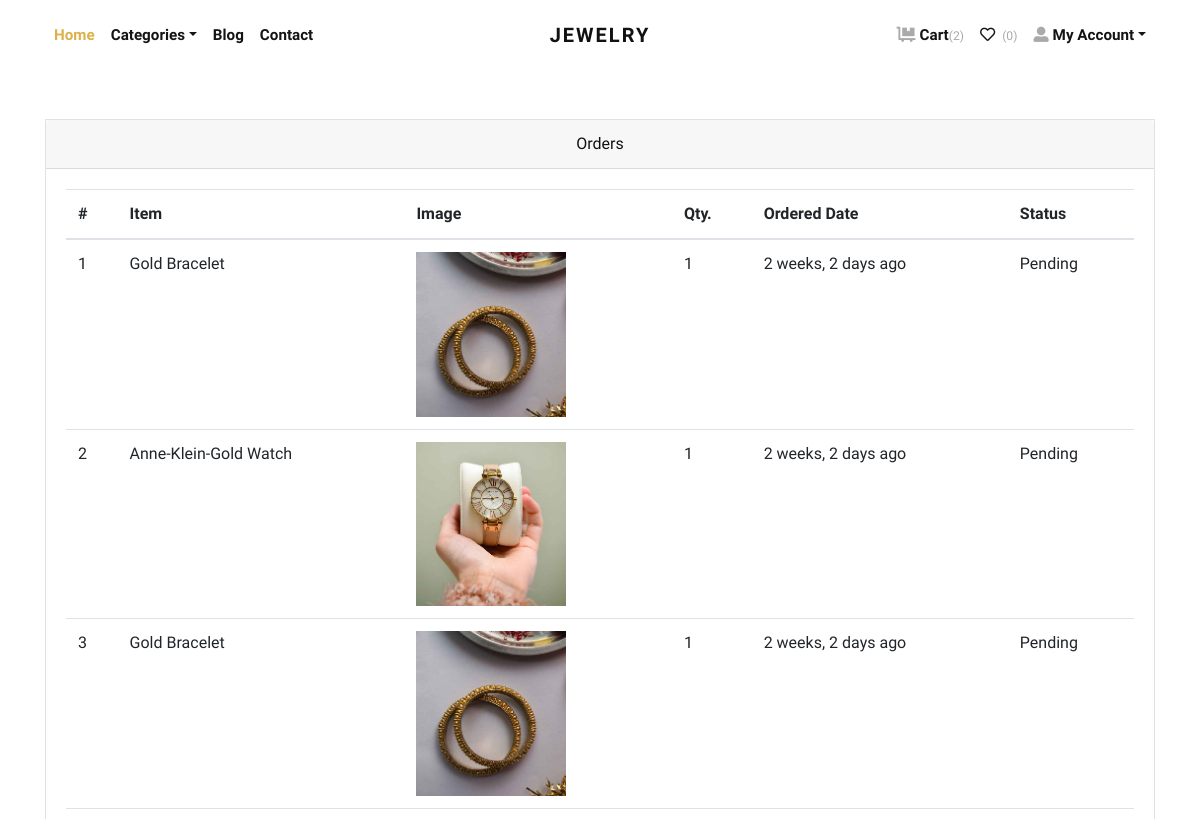
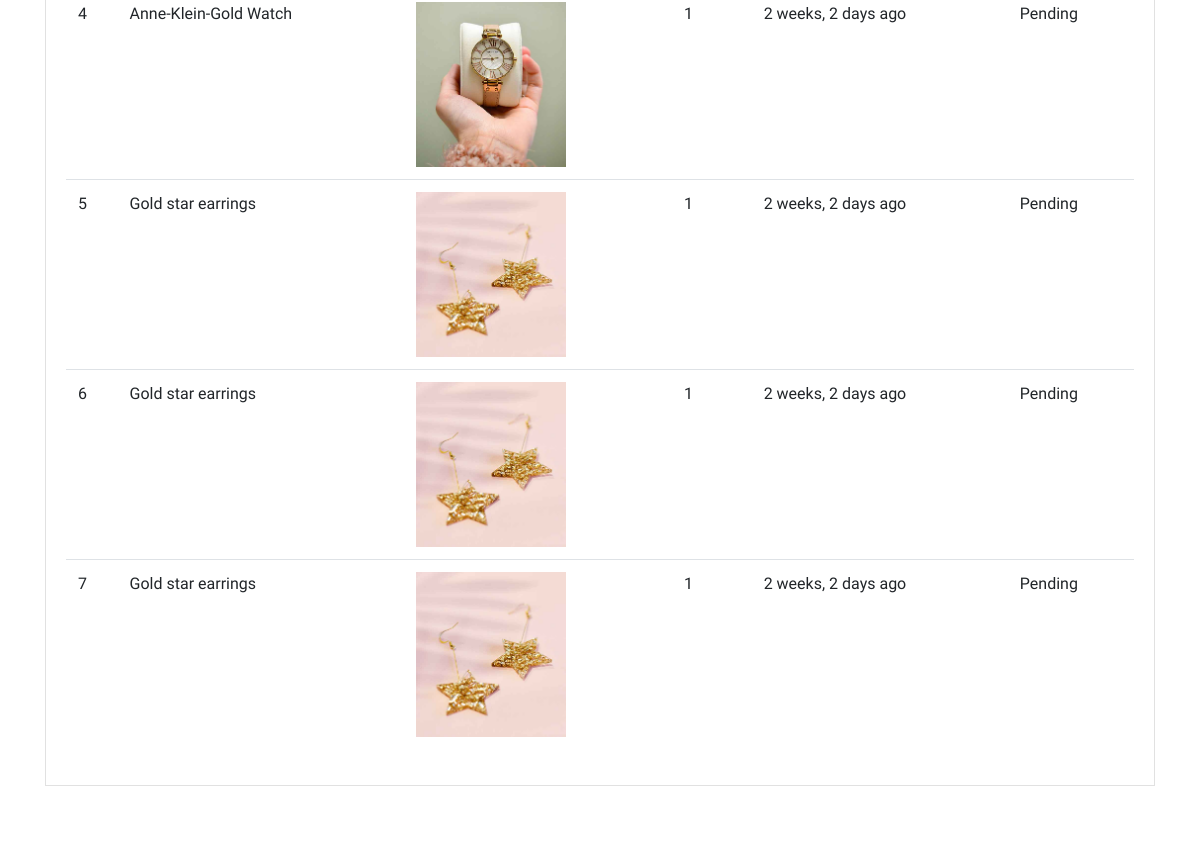
/orders/ (signed in, upper part), run on an earlier commit of the app's database (2 pictures, top to bottom).
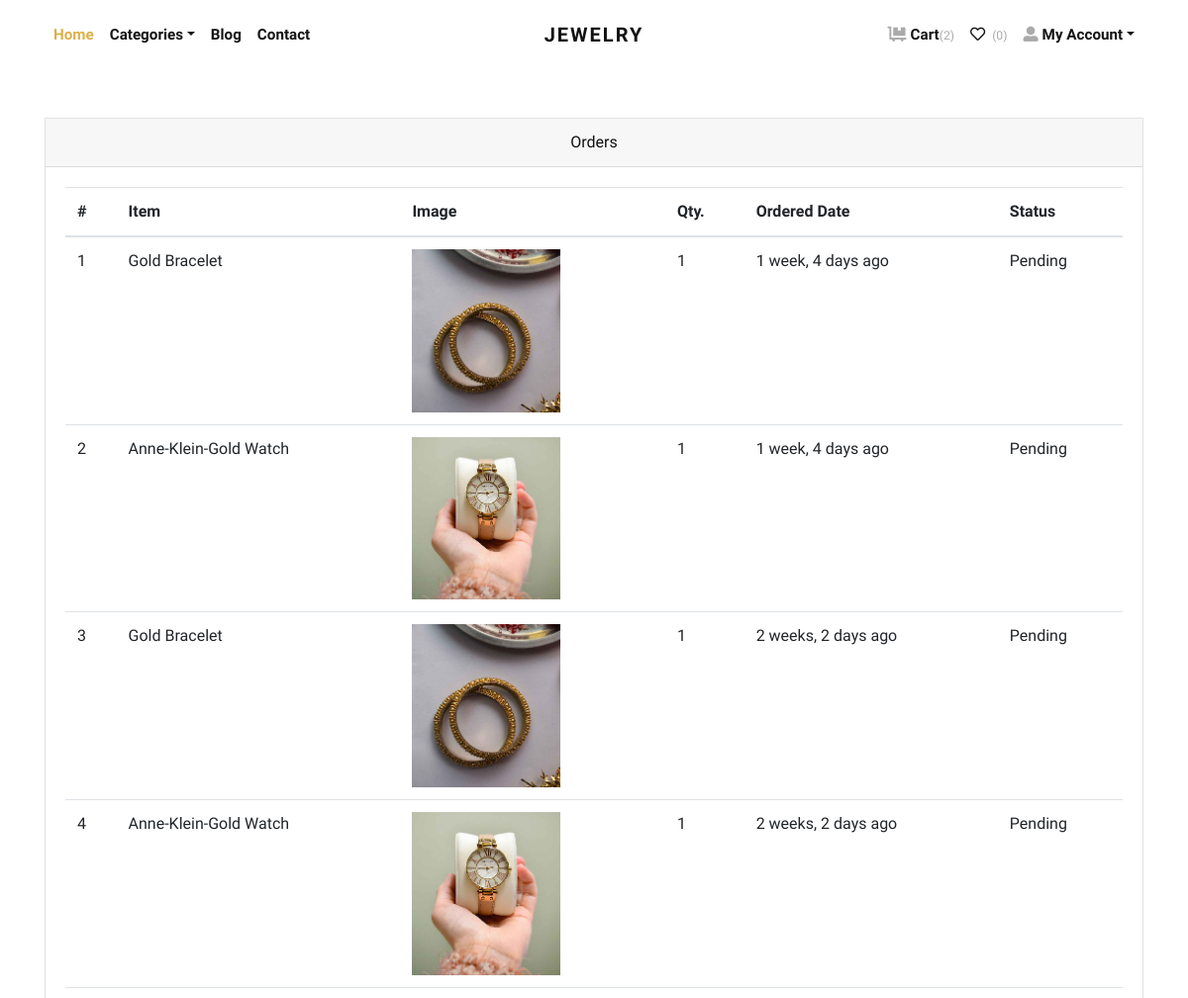
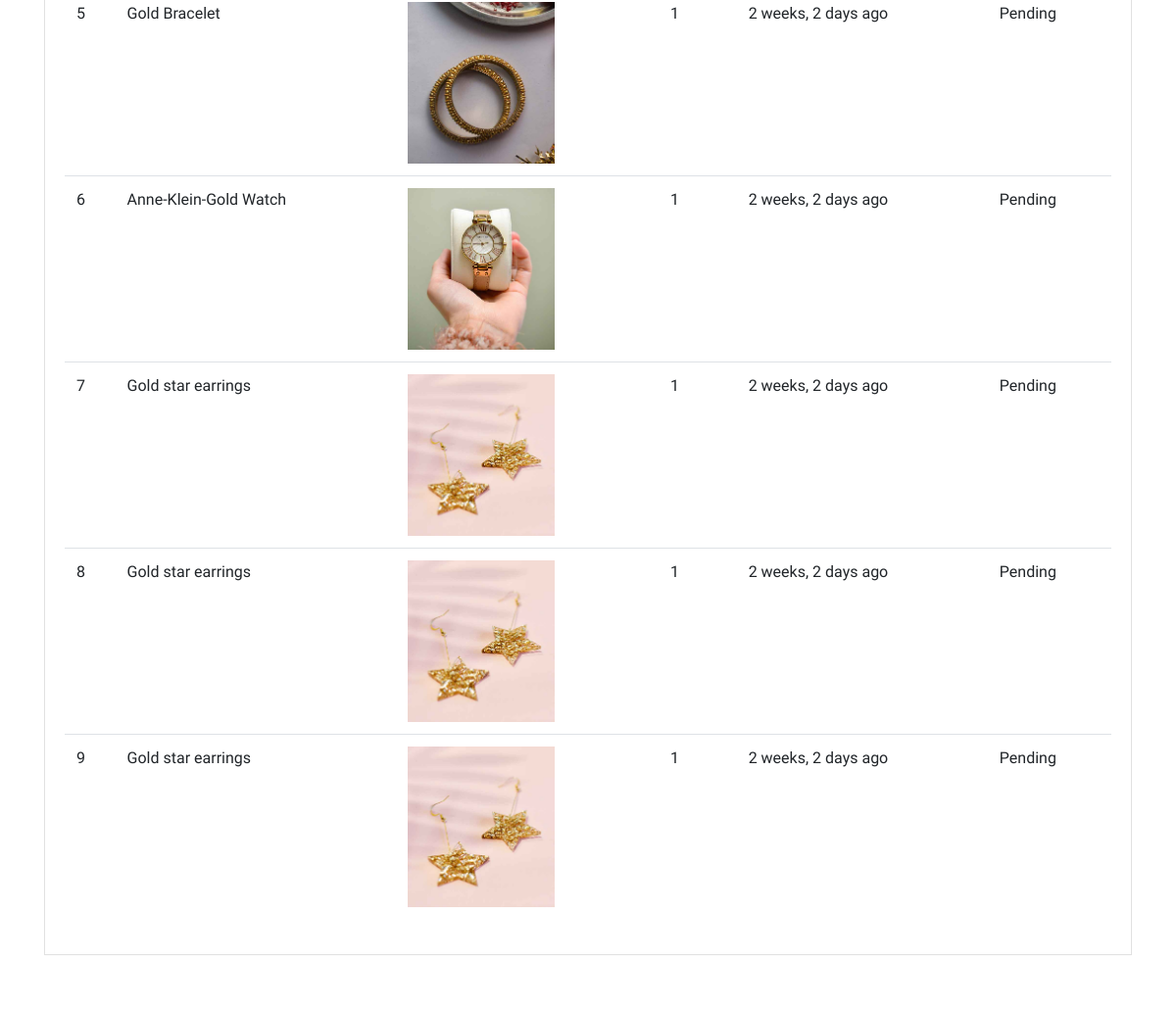
And on a later commit of the database (2 pictures, top to bottom).
### store/models.py (models this page shows, shortened)
class Order(models.Model):
    user = models.ForeignKey(User, verbose_name="User", on_delete=models.CASCADE)
    address = models.ForeignKey(Address, verbose_name="Shipping Address", on_delete=models.CASCADE)
    product = models.ForeignKey(Product, verbose_name="Product", on_delete=models.CASCADE)
    quantity = models.PositiveIntegerField(verbose_name="Quantity")
    ordered_date = models.DateTimeField(auto_now_add=True, verbose_name="Ordered Date")
    status = models.CharField(
        choices=STATUS_CHOICES,
        max_length=50,
        default="Pending"
        )

class Product(models.Model):
    title = models.CharField(max_length=150, verbose_name="Product Title")
    slug = models.SlugField(max_length=160, verbose_name="Product Slug")
    sku = models.CharField(max_length=255, unique=True, verbose_name="Unique Product ID (SKU)")
    short_description = models.TextField(verbose_name="Short Description")
    detail_description = models.TextField(blank=True, null=True, verbose_name="Detail Description")
    product_image = models.ImageField(upload_to='product', blank=True, null=True, verbose_name="Product Image")
    price = models.DecimalField(max_digits=8, decimal_places=2)
    category = models.ForeignKey(Category, verbose_name="Product Category", on_delete=models.CASCADE)
    is_active = models.BooleanField(verbose_name="Is Active?")
    is_featured = models.BooleanField(verbose_name="Is Featured?")
    created_at = models.DateTimeField(auto_now_add=True, verbose_name="Created Date")
    updated_at = models.DateTimeField(auto_now=True, verbose_name="Updated Date")
    class Meta:
        verbose_name_plural = 'Products'
        ordering = ('-created_at', )

### store/views.py (the view)
# urls.py: path('orders/', views.orders, name="orders"),
@login_required
def orders(request):
    all_orders = Order.objects.filter(user=request.user).order_by('-ordered_date')
    return render(request, 'store/orders.html', {'orders': all_orders})

### store/context_preprocessors.py (called while the page is built)
def store_menu(request):
    categories = Category.objects.filter(is_active=True)
    context = {
        'categories_menu': categories,
    }
    return context

def cart_menu(request):
    if request.user.is_authenticated:
        cart_items= Cart.objects.filter(user=request.user)
        context = {
            'cart_items': cart_items,
        }
    else:
        context = {}
    return context

### templates/store/orders.html (shortened to what this page needs)
{% extends 'base.html' %}
{% load static %}
{% load humanize %}
    {% block content %}
      <div class="container py-5">
        <div class="row">
          <div class="col-lg-12">
            <div class="card mb-4" id="tables">
              <div class="card-header text-center">Orders</div>
              <div class="card-body">
                <table class="table table-hover">
                  <thead>
                    <tr>
                      <th>#</th>
                      <th>Item</th>
                      <th>Image</th>
                      <th>Qty.</th>
                      <th>Ordered Date</th>
                      <th>Status</th>
                    </tr>
                  </thead>
                  <tbody>
                    {% if orders %}
                    {% for order in orders %}
                    <tr>
                      <td>{{forloop.counter}}</td>
                      <td>{{order.product.title}}</td>
                      <td>
                        {% if order.product.product_image %}
                          <img src="{{order.product.product_image.url}}" alt="{{order.product.product_ttile}}" style="width:150px;">
                        {% endif %}
                      </td>
                      <td>{{order.quantity}}</td>
                      <td>{{order.ordered_date|naturaltime}}</td>
                      <td>
                        {{order.status}}
                      </td>
                    </tr>
                    {% endfor %}
                    {% endif %}
                  </tbody>
                </table>
              </div>
            </div>
          </div>
        </div>
      </div>
{% endblock content %}

What changed in the data, as far as the page shows it:
added Order: product "Gold Bracelet", product.product_image (picture), quantity "1", ordered_date "1 week, 4 days ago", status "Pending"
added Order: product "Anne-Klein-Gold Watch", product.product_image (picture), quantity "1", ordered_date "1 week, 4 days ago", status "Pending"
